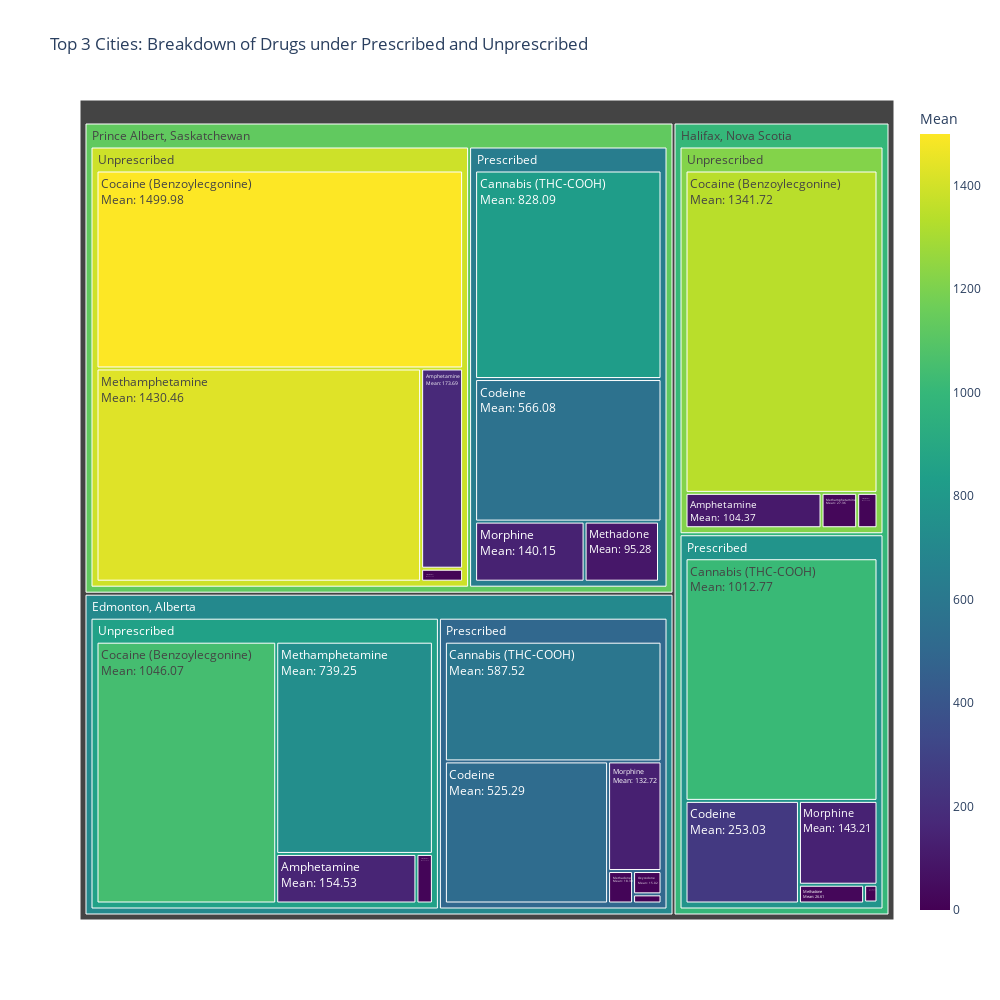

Here is the notebook cell this chart was saved with:
### Markdown cell above
# TREE MAP CHART

### Code cell
# Function to calculate weighted mean for each GEO and Prescribed status
def calculate_mean(group):
    return np.average(group['VALUE'])

# Group by GEO, Prescribed, and Measure to calculate the weighted mean
weighted_mean_data = df.groupby(['GEO', 'Prescribed', 'Measure']).apply(calculate_mean).reset_index(name='Mean')

# Select the top 3 GEO based on the overall weighted mean across both Prescribed and Unprescribed
top_geo = weighted_mean_data.groupby('GEO')['Mean'].mean().nlargest(3).index

# Filter the data to include only the top 3 GEO
top_geo_data = weighted_mean_data[weighted_mean_data['GEO'].isin(top_geo)]

# Create the treemap with text labels
fig = px.treemap(top_geo_data, 
                 path=['GEO', 'Prescribed', 'Measure'],  # Path defines the hierarchy (GEO -> Prescribed -> Measure)
                 values='Mean',  # Size of the blocks
                 color='Mean',   # Color based on weighted mean values
                 color_continuous_scale='Viridis',  # Color scale for the treemap
                 title='Top 3 Cities: Breakdown of Drugs under Prescribed and Unprescribed',
                 hover_data={'Mean': ':.2f'})  # Show Mean values with two decimal places

fig.update_traces(texttemplate='%{label}<br>Mean: %{value:.2f}')  # Add mean values to labels

fig.update_layout(width=1000, height=1000)
fig.write_html("Treemap.html")

# Show the treemap
fig.show()

### Figure 1 — Plotly figure (JSON) as saved in the notebook; plotly's stock layout.template omitted (floating-point values rounded to 4 significant figures)
{"data": [{"branchvalues": "total", "customdata": [[154.5], [104.4], [173.7], [587.5], [1013.0], [828.1], [1046.0], [1342.0], [1500.0], [525.3], [253.0], [566.1], [18.15], [15.58], [11.26], [5.894], [0.2815], [0.08769], [18.39], [26.61], [95.28], [739.2], [27.36], [1430.0], [132.7], [143.2], [140.2], [15.02], [5.171], [3.122], [497.6], [770.9], [633.8], [850.3], [1217.0], [1389.0], [710.6], [997.6], [1129.0]], "domain": {"x": [0, 1], "y": [0, 1]}, "hovertemplate": "labels=%{label}<br>Mean_sum=%{value}<br>parent=%{parent}<br>id=%{id}<br>Mean=%{color:.2f}<extra></extra>", "ids": ["Edmonton, Alberta/Unprescribed/Amphetamine", "Halifax, Nova Scotia/Unprescribed/Amphetamine", "Prince Albert, Saskatchewan/Unprescribed/Amphetamine", "Edmonton, Alberta/Prescribed/Cannabis (THC-COOH)", "Halifax, Nova Scotia/Prescribed/Cannabis (THC-COOH)", "Prince Albert, Saskatchewan/Prescribed/Cannabis (THC-COOH)", "Edmonton, Alberta/Unprescribed/Cocaine (Benzoylecgonine)", "Halifax, Nova Scotia/Unprescribed/Cocaine (Benzoylecgonine)", "Prince Albert, Saskatchewan/Unprescribed/Cocaine (Benzoylecgonine)", "Edmonton, Alberta/Prescribed/Codeine", "Halifax, Nova Scotia/Prescribed/Codeine", "Prince Albert, Saskatchewan/Prescribed/Codeine", "Edmonton, Alberta/Unprescribed/Ecstasy (MDMA)", "Halifax, Nova Scotia/Unprescribed/Ecstasy (MDMA)", "Prince Albert, Saskatchewan/Unprescribed/Ecstasy (MDMA)", "Edmonton, Alberta/Prescribed/Fentanyl (Norfentanyl)", "Halifax, Nova Scotia/Prescribed/Fentanyl (Norfentanyl)", "Prince Albert, Saskatchewan/Prescribed/Fentanyl (Norfentanyl)", "Edmonton, Alberta/Prescribed/Methadone", "Halifax, Nova Scotia/Prescribed/Methadone", "Prince Albert, Saskatchewan/Prescribed/Methadone", "Edmonton, Alberta/Unprescribed/Methamphetamine", "Halifax, Nova Scotia/Unprescribed/Methamphetamine", "Prince Albert, Saskatchewan/Unprescribed/Methamphetamine", "Edmonton, Alberta/Prescribed/Morphine", "Halifax, Nova Scotia/Prescribed/Morphine", "Prince Albert, Saskatchewan/Prescribed/Morphine", "Edmonton, Alberta/Prescribed/Oxycodone", "Halifax, Nova Scotia/Prescribed/Oxycodone", "Prince Albert, Saskatchewan/Prescribed/Oxycodone", "Edmonton, Alberta/Prescribed", "Halifax, Nova Scotia/Prescribed", "Prince Albert, Saskatchewan/Prescribed", "Edmonton, Alberta/Unprescribed", "Halifax, Nova Scotia/Unprescribed", "Prince Albert, Saskatchewan/Unprescribed", "Edmonton, Alberta", "Halifax, Nova Scotia", "Prince Albert, Saskatchewan"], "labels": ["Amphetamine", "Amphetamine", "Amphetamine", "Cannabis (THC-COOH)", "Cannabis (THC-COOH)", "Cannabis (THC-COOH)", "Cocaine (Benzoylecgonine)", "Cocaine (Benzoylecgonine)", "Cocaine (Benzoylecgonine)", "Codeine", "Codeine", "Codeine", "Ecstasy (MDMA)", "Ecstasy (MDMA)", "Ecstasy (MDMA)", "Fentanyl (Norfentanyl)", "Fentanyl (Norfentanyl)", "Fentanyl (Norfentanyl)", "Methadone", "Methadone", "Methadone", "Methamphetamine", "Methamphetamine", "Methamphetamine", "Morphine", "Morphine", "Morphine", "Oxycodone", "Oxycodone", "Oxycodone", "Prescribed", "Prescribed", "Prescribed", "Unprescribed", "Unprescribed", "Unprescribed", "Edmonton, Alberta", "Halifax, Nova Scotia", "Prince Albert, Saskatchewan"], "marker": {"coloraxis": "coloraxis", "colors": [154.5, 104.4, 173.7, 587.5, 1013.0, 828.1, 1046.0, 1342.0, 1500.0, 525.3, 253.0, 566.1, 18.15, 15.58, 11.26, 5.894, 0.2815, 0.08769, 18.39, 26.61, 95.28, 739.2, 27.36, 1430.0, 132.7, 143.2, 140.2, 15.02, 5.171, 3.122, 497.6, 770.9, 633.8, 850.3, 1217.0, 1389.0, 710.6, 997.6, 1129.0]}, "name": "", "parents": ["Edmonton, Alberta/Unprescribed", "Halifax, Nova Scotia/Unprescribed", "Prince Albert, Saskatchewan/Unprescribed", "Edmonton, Alberta/Prescribed", "Halifax, Nova Scotia/Prescribed", "Prince Albert, Saskatchewan/Prescribed", "Edmonton, Alberta/Unprescribed", "Halifax, Nova Scotia/Unprescribed", "Prince Albert, Saskatchewan/Unprescribed", "Edmonton, Alberta/Prescribed", "Halifax, Nova Scotia/Prescribed", "Prince Albert, Saskatchewan/Prescribed", "Edmonton, Alberta/Unprescribed", "Halifax, Nova Scotia/Unprescribed", "Prince Albert, Saskatchewan/Unprescribed", "Edmonton, Alberta/Prescribed", "Halifax, Nova Scotia/Prescribed", "Prince Albert, Saskatchewan/Prescribed", "Edmonton, Alberta/Prescribed", "Halifax, Nova Scotia/Prescribed", "Prince Albert, Saskatchewan/Prescribed", "Edmonton, Alberta/Unprescribed", "Halifax, Nova Scotia/Unprescribed", "Prince Albert, Saskatchewan/Unprescribed", "Edmonton, Alberta/Prescribed", "Halifax, Nova Scotia/Prescribed", "Prince Albert, Saskatchewan/Prescribed", "Edmonton, Alberta/Prescribed", "Halifax, Nova Scotia/Prescribed", "Prince Albert, Saskatchewan/Prescribed", "Edmonton, Alberta", "Halifax, Nova Scotia", "Prince Albert, Saskatchewan", "Edmonton, Alberta", "Halifax, Nova Scotia", "Prince Albert, Saskatchewan", "", "", ""], "texttemplate": "%{label}<br>Mean: %{value:.2f}", "type": "treemap", "values": [154.5, 104.4, 173.7, 587.5, 1013.0, 828.1, 1046.0, 1342.0, 1500.0, 525.3, 253.0, 566.1, 18.15, 15.58, 11.26, 5.894, 0.2815, 0.08769, 18.39, 26.61, 95.28, 739.2, 27.36, 1430.0, 132.7, 143.2, 140.2, 15.02, 5.171, 3.122, 1285.0, 1441.0, 1633.0, 1958.0, 1489.0, 3115.0, 3243.0, 2930.0, 4748.0]}], "layout": {"coloraxis": {"colorbar": {"title": {"text": "Mean"}}, "colorscale": [[0, "#440154"], [0.1111, "#482878"], [0.2222, "#3e4989"], [0.3333, "#31688e"], [0.4444, "#26828e"], [0.5556, "#1f9e89"], [0.6667, "#35b779"], [0.7778, "#6ece58"], [0.8889, "#b5de2b"], [1, "#fde725"]]}, "height": 1000, "legend": {"tracegroupgap": 0}, "title": {"text": "Top 3 Cities: Breakdown of Drugs under Prescribed and Unprescribed"}, "width": 1000}}
